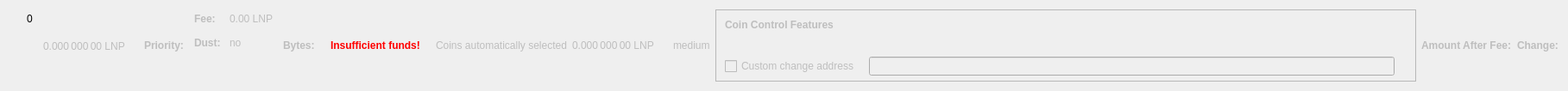
    <widget class="QWidget" name="dummyHideWidget" native="true">
     <property name="maximumSize">
      <size>
       <width>100</width>
       <height>22</height>
      </size>
     </property>
     <layout class="QHBoxLayout" name="dummyHideLayout">
      <item>
       <layout class="QFormLayout" name="formLayoutCoinControl1">
        <property name="horizontalSpacing">
         <number>10</number>
        </property>
        <property name="verticalSpacing">
         <number>14</number>
        </property>
        <property name="leftMargin">
         <number>10</number>
        </property>
        <property name="topMargin">
         <number>4</number>
        </property>
        <property name="rightMargin">
         <number>6</number>
        </property>
        <item row="0" column="1">
         <widget class="QLabel" name="labelCoinControlBytes">
          <property name="cursor">
           <cursorShape>IBeamCursor</cursorShape>
          </property>
          <property name="contextMenuPolicy">
           <enum>Qt::ActionsContextMenu</enum>
          </property>
          <property name="text">
           <string notr="true">0</string>
          </property>
          <property name="textInteractionFlags">
           <set>Qt::LinksAccessibleByMouse|Qt::TextSelectableByKeyboard|Qt::TextSelectableByMouse</set>
          </property>
         </widget>
        </item>
       </layout>
      </item>
      <item>
       <widget class="QLabel" name="labelCoinControlAfterFee">
        <property name="enabled">
         <bool>false</bool>
        </property>
        <property name="sizePolicy">
         <sizepolicy hsizetype="Fixed" vsizetype="Fixed">
          <horstretch>0</horstretch>
          <verstretch>0</verstretch>
         </sizepolicy>
        </property>
        <property name="minimumSize">
         <size>
          <width>111</width>
          <height>12</height>
         </size>
        </property>
        <property name="maximumSize">
         <size>
          <width>111</width>
          <height>12</height>
         </size>
        </property>
        <property name="cursor">
         <cursorShape>IBeamCursor</cursorShape>
        </property>
        <property name="contextMenuPolicy">
         <enum>Qt::ActionsContextMenu</enum>
        </property>
        <property name="text">
         <string notr="true">0.000 000 00 LNP</string>
        </property>
        <property name="textInteractionFlags">
         <set>Qt::LinksAccessibleByMouse|Qt::TextSelectableByKeyboard|Qt::TextSelectableByMouse</set>
        </property>
       </widget>
      </item>
      <item>
       <widget class="QLabel" name="labelCoinControlPriorityText">
        <property name="enabled">
         <bool>false</bool>
        </property>
        <property name="font">
         <font>
          <weight>75</weight>
          <bold>true</bold>
         </font>
        </property>
        <property name="text">
         <string>Priority:</string>
        </property>
       </widget>
      </item>
      <item>
       <layout class="QHBoxLayout" name="horizontalLayout"/>
      </item>
      <item>
       <layout class="QFormLayout" name="formLayoutCoinControl3">
        <property name="horizontalSpacing">
         <number>10</number>
        </property>
        <property name="verticalSpacing">
         <number>14</number>
        </property>
        <property name="leftMargin">
         <number>6</number>
        </property>
        <property name="topMargin">
         <number>4</number>
        </property>
        <property name="rightMargin">
         <number>6</number>
        </property>
        <item row="0" column="0">
         <widget class="QLabel" name="labelCoinControlFeeText">
          <property name="enabled">
           <bool>false</bool>
          </property>
          <property name="font">
           <font>
            <weight>75</weight>
            <bold>true</bold>
           </font>
          </property>
          <property name="text">
           <string>Fee:</string>
          </property>
          <property name="margin">
           <number>0</number>
          </property>
         </widget>
        </item>
        <item row="0" column="1">
         <widget class="QLabel" name="labelCoinControlFee">
          <property name="enabled">
           <bool>false</bool>
          </property>
          <property name="cursor">
           <cursorShape>IBeamCursor</cursorShape>
          </property>
          <property name="contextMenuPolicy">
           <enum>Qt::ActionsContextMenu</enum>
          </property>
          <property name="text">
           <string notr="true">0.00 LNP</string>
          </property>
          <property name="textInteractionFlags">
           <set>Qt::LinksAccessibleByMouse|Qt::TextSelectableByKeyboard|Qt::TextSelectableByMouse</set>
          </property>
         </widget>
        </item>
        <item row="1" column="0">
         <widget class="QLabel" name="labelCoinControlLowOutputText">
          <property name="enabled">
           <bool>false</bool>
          </property>
          <property name="font">
           <font>
            <weight>75</weight>
            <bold>true</bold>
           </font>
          </property>
          <property name="text">
           <string>Dust:</string>
          </property>
         </widget>
        </item>
        <item row="1" column="1">
         <widget class="QLabel" name="labelCoinControlLowOutput">
          <property name="enabled">
           <bool>false</bool>
          </property>
          <property name="cursor">
           <cursorShape>IBeamCursor</cursorShape>
          </property>
          <property name="contextMenuPolicy">
           <enum>Qt::ActionsContextMenu</enum>
          </property>
          <property name="text">
           <string>no</string>
          </property>
          <property name="textInteractionFlags">
           <set>Qt::LinksAccessibleByMouse|Qt::TextSelectableByKeyboard|Qt::TextSelectableByMouse</set>
          </property>
         </widget>
        </item>
       </layout>
      </item>
      <item>
       <widget class="QLabel" name="labelCoinControlBytesText">
        <property name="enabled">
         <bool>false</bool>
        </property>
        <property name="font">
         <font>
          <weight>75</weight>
          <bold>true</bold>
         </font>
        </property>
        <property name="text">
         <string>Bytes:</string>
        </property>
       </widget>
      </item>
      <item>
       <layout class="QFormLayout" name="formLayoutCoinControl2">
        <property name="horizontalSpacing">
         <number>10</number>
        </property>
        <property name="verticalSpacing">
         <number>14</number>
        </property>
        <property name="leftMargin">
         <number>6</number>
        </property>
        <property name="topMargin">
         <number>4</number>
        </property>
        <property name="rightMargin">
         <number>6</number>
        </property>
       </layout>
      </item>
      <item>
       <layout class="QHBoxLayout" name="horizontalLayoutCoinControl2">
        <property name="spacing">
         <number>8</number>
        </property>
        <property name="bottomMargin">
         <number>10</number>
        </property>
       </layout>
      </item>
      <item>
       <widget class="QLabel" name="labelCoinControlInsuffFunds">
        <property name="enabled">
         <bool>false</bool>
        </property>
        <property name="minimumSize">
         <size>
          <width>0</width>
          <height>0</height>
         </size>
        </property>
        <property name="font">
         <font>
          <weight>75</weight>
          <bold>true</bold>
         </font>
        </property>
        <property name="styleSheet">
         <string notr="true">color:red;font-weight:bold;</string>
        </property>
        <property name="text">
         <string>Insufficient funds!</string>
        </property>
        <property name="margin">
         <number>5</number>
        </property>
       </widget>
      </item>
      <item>
       <layout class="QFormLayout" name="formLayoutCoinControl4">
        <property name="horizontalSpacing">
         <number>10</number>
        </property>
        <property name="verticalSpacing">
         <number>14</number>
        </property>
        <property name="leftMargin">
         <number>6</number>
        </property>
        <property name="topMargin">
         <number>4</number>
        </property>
        <property name="rightMargin">
         <number>6</number>
        </property>
       </layout>
      </item>
      <item>
       <widget class="QLabel" name="labelCoinControlAutomaticallySelected">
        <property name="enabled">
         <bool>false</bool>
        </property>
        <property name="sizePolicy">
         <sizepolicy hsizetype="Fixed" vsizetype="Fixed">
          <horstretch>0</horstretch>
          <verstretch>0</verstretch>
         </sizepolicy>
        </property>
        <property name="minimumSize">
         <size>
          <width>0</width>
          <height>0</height>
         </size>
        </property>
        <property name="maximumSize">
         <size>
          <width>240</width>
          <height>16777215</height>
         </size>
        </property>
        <property name="text">
         <string>Coins automatically selected</string>
        </property>
        <property name="margin">
         <number>5</number>
        </property>
       </widget>
      </item>
      <item>
       <widget class="QLabel" name="labelCoinControlChange">
        <property name="enabled">
         <bool>false</bool>
        </property>
        <property name="sizePolicy">
         <sizepolicy hsizetype="Fixed" vsizetype="Fixed">
          <horstretch>0</horstretch>
          <verstretch>0</verstretch>
         </sizepolicy>
        </property>
        <property name="minimumSize">
         <size>
          <width>111</width>
          <height>0</height>
         </size>
        </property>
        <property name="maximumSize">
         <size>
          <width>111</width>
          <height>16777215</height>
         </size>
        </property>
        <property name="cursor">
         <cursorShape>IBeamCursor</cursorShape>
        </property>
        <property name="contextMenuPolicy">
         <enum>Qt::ActionsContextMenu</enum>
        </property>
        <property name="text">
         <string notr="true">0.000 000 00 LNP</string>
        </property>
        <property name="textInteractionFlags">
         <set>Qt::LinksAccessibleByMouse|Qt::TextSelectableByKeyboard|Qt::TextSelectableByMouse</set>
        </property>
       </widget>
      </item>
      <item>
       <widget class="QLabel" name="labelCoinControlPriority">
        <property name="enabled">
         <bool>false</bool>
        </property>
        <property name="cursor">
         <cursorShape>IBeamCursor</cursorShape>
        </property>
        <property name="contextMenuPolicy">
         <enum>Qt::ActionsContextMenu</enum>
        </property>
        <property name="text">
         <string>medium</string>
        </property>
        <property name="textInteractionFlags">
         <set>Qt::LinksAccessibleByMouse|Qt::TextSelectableByKeyboard|Qt::TextSelectableByMouse</set>
        </property>
       </widget>
      </item>
      <item>
       <widget class="QFrame" name="frameCoinControl">
        <property name="sizePolicy">
         <sizepolicy hsizetype="Expanding" vsizetype="Expanding">
          <horstretch>0</horstretch>
          <verstretch>0</verstretch>
         </sizepolicy>
        </property>
        <property name="maximumSize">
         <size>
          <width>16777215</width>
          <height>16777215</height>
         </size>
        </property>
        <property name="frameShape">
         <enum>QFrame::StyledPanel</enum>
        </property>
        <property name="frameShadow">
         <enum>QFrame::Sunken</enum>
        </property>
        <layout class="QVBoxLayout" name="verticalLayoutCoinControl2_2">
         <property name="spacing">
          <number>0</number>
         </property>
         <property name="leftMargin">
          <number>0</number>
         </property>
         <property name="topMargin">
          <number>0</number>
         </property>
         <property name="rightMargin">
          <number>0</number>
         </property>
         <property name="bottomMargin">
          <number>6</number>
         </property>
         <item>
          <layout class="QVBoxLayout" name="verticalLayoutCoinControl" stretch="0,0,0,1">
           <property name="spacing">
            <number>0</number>
           </property>
           <property name="leftMargin">
            <number>10</number>
           </property>
           <property name="topMargin">
            <number>10</number>
           </property>
           <item>
            <layout class="QHBoxLayout" name="horizontalLayoutCoinControl1">
             <property name="bottomMargin">
              <number>15</number>
             </property>
             <item>
              <widget class="QLabel" name="labelCoinControlFeatures">
               <property name="enabled">
                <bool>false</bool>
               </property>
               <property name="sizePolicy">
                <sizepolicy hsizetype="Preferred" vsizetype="Maximum">
                 <horstretch>0</horstretch>
                 <verstretch>0</verstretch>
                </sizepolicy>
               </property>
               <property name="font">
                <font>
                 <weight>75</weight>
                 <bold>true</bold>
                </font>
               </property>
               <property name="styleSheet">
                <string notr="true">font-weight:bold;</string>
               </property>
               <property name="text">
                <string>Coin Control Features</string>
               </property>
              </widget>
             </item>
            </layout>
           </item>
           <item>
            <widget class="QWidget" name="widgetCoinControl" native="true">
             <property name="sizePolicy">
              <sizepolicy hsizetype="Preferred" vsizetype="Preferred">
               <horstretch>0</horstretch>
               <verstretch>0</verstretch>
              </sizepolicy>
             </property>
             <property name="minimumSize">
              <size>
               <width>0</width>
               <height>0</height>
              </size>
             </property>
             <property name="styleSheet">
              <string notr="true"/>
             </property>
             <layout class="QHBoxLayout" name="horizontalLayoutCoinControl5_2">
              <property name="leftMargin">
               <number>0</number>
              </property>
              <property name="topMargin">
               <number>0</number>
              </property>
              <property name="rightMargin">
               <number>0</number>
              </property>
              <property name="bottomMargin">
               <number>0</number>
              </property>
              <item>
               <layout class="QHBoxLayout" name="horizontalLayoutCoinControl3">
                <property name="spacing">
                 <number>20</number>
                </property>
                <property name="topMargin">
                 <number>0</number>
                </property>
                <property name="bottomMargin">
                 <number>10</number>
                </property>
               </layout>
              </item>
             </layout>
            </widget>
           </item>
           <item>
            <layout class="QHBoxLayout" name="horizontalLayoutCoinControl4" stretch="0,0,0">
             <property name="spacing">
              <number>12</number>
             </property>
             <property name="sizeConstraint">
              <enum>QLayout::SetDefaultConstraint</enum>
             </property>
             <property name="topMargin">
              <number>5</number>
             </property>
             <property name="rightMargin">
              <number>5</number>
             </property>
             <item>
              <widget class="QCheckBox" name="checkBoxCoinControlChange">
               <property name="enabled">
                <bool>false</bool>
               </property>
               <property name="toolTip">
                <string>If this is activated, but the change address is empty or invalid, change will be sent to a newly generated address.</string>
               </property>
               <property name="text">
                <string>Custom change address</string>
               </property>
              </widget>
             </item>
             <item>
              <widget class="QValidatedLineEdit" name="lineEditCoinControlChange">
               <property name="enabled">
                <bool>false</bool>
               </property>
               <property name="sizePolicy">
                <sizepolicy hsizetype="Expanding" vsizetype="Fixed">
                 <horstretch>0</horstretch>
                 <verstretch>0</verstretch>
                </sizepolicy>
               </property>
              </widget>
             </item>
             <item>
              <widget class="QLabel" name="labelCoinControlChangeLabel_2">
               <property name="sizePolicy">
                <sizepolicy hsizetype="Preferred" vsizetype="Expanding">
                 <horstretch>0</horstretch>
                 <verstretch>0</verstretch>
                </sizepolicy>
               </property>
               <property name="minimumSize">
                <size>
                 <width>0</width>
                 <height>0</height>
                </size>
               </property>
               <property name="text">
                <string/>
               </property>
               <property name="margin">
                <number>3</number>
               </property>
              </widget>
             </item>
            </layout>
           </item>
           <item>
            <spacer name="verticalSpacerCoinControl">
             <property name="orientation">
              <enum>Qt::Vertical</enum>
             </property>
             <property name="sizeHint" stdset="0">
              <size>
               <width>800</width>
               <height>1</height>
              </size>
             </property>
            </spacer>
           </item>
          </layout>
         </item>
        </layout>
       </widget>
      </item>
      <item>
       <widget class="QLabel" name="labelCoinControlAfterFeeText">
        <property name="enabled">
         <bool>false</bool>
        </property>
        <property name="minimumSize">
         <size>
          <width>0</width>
          <height>0</height>
         </size>
        </property>
        <property name="maximumSize">
         <size>
          <width>16777215</width>
          <height>16777215</height>
         </size>
        </property>
        <property name="font">
         <font>
          <weight>75</weight>
          <bold>true</bold>
         </font>
        </property>
        <property name="text">
         <string>Amount After Fee:</string>
        </property>
        <property name="alignment">
         <set>Qt::AlignLeading|Qt::AlignLeft|Qt::AlignVCenter</set>
        </property>
        <property name="margin">
         <number>0</number>
        </property>
       </widget>
      </item>
      <item>
       <widget class="QLabel" name="labelCoinControlChangeText">
        <property name="enabled">
         <bool>false</bool>
        </property>
        <property name="sizePolicy">
         <sizepolicy hsizetype="Preferred" vsizetype="Preferred">
          <horstretch>0</horstretch>
          <verstretch>0</verstretch>
         </sizepolicy>
        </property>
        <property name="minimumSize">
         <size>
          <width>0</width>
          <height>0</height>
         </size>
        </property>
        <property name="maximumSize">
         <size>
          <width>16777215</width>
          <height>16777215</height>
         </size>
        </property>
        <property name="font">
         <font>
          <weight>75</weight>
          <bold>true</bold>
         </font>
        </property>
        <property name="text">
         <string>Change:</string>
        </property>
        <property name="alignment">
         <set>Qt::AlignLeading|Qt::AlignLeft|Qt::AlignVCenter</set>
        </property>
       </widget>
      </item>
     </layout>
    </widget>
